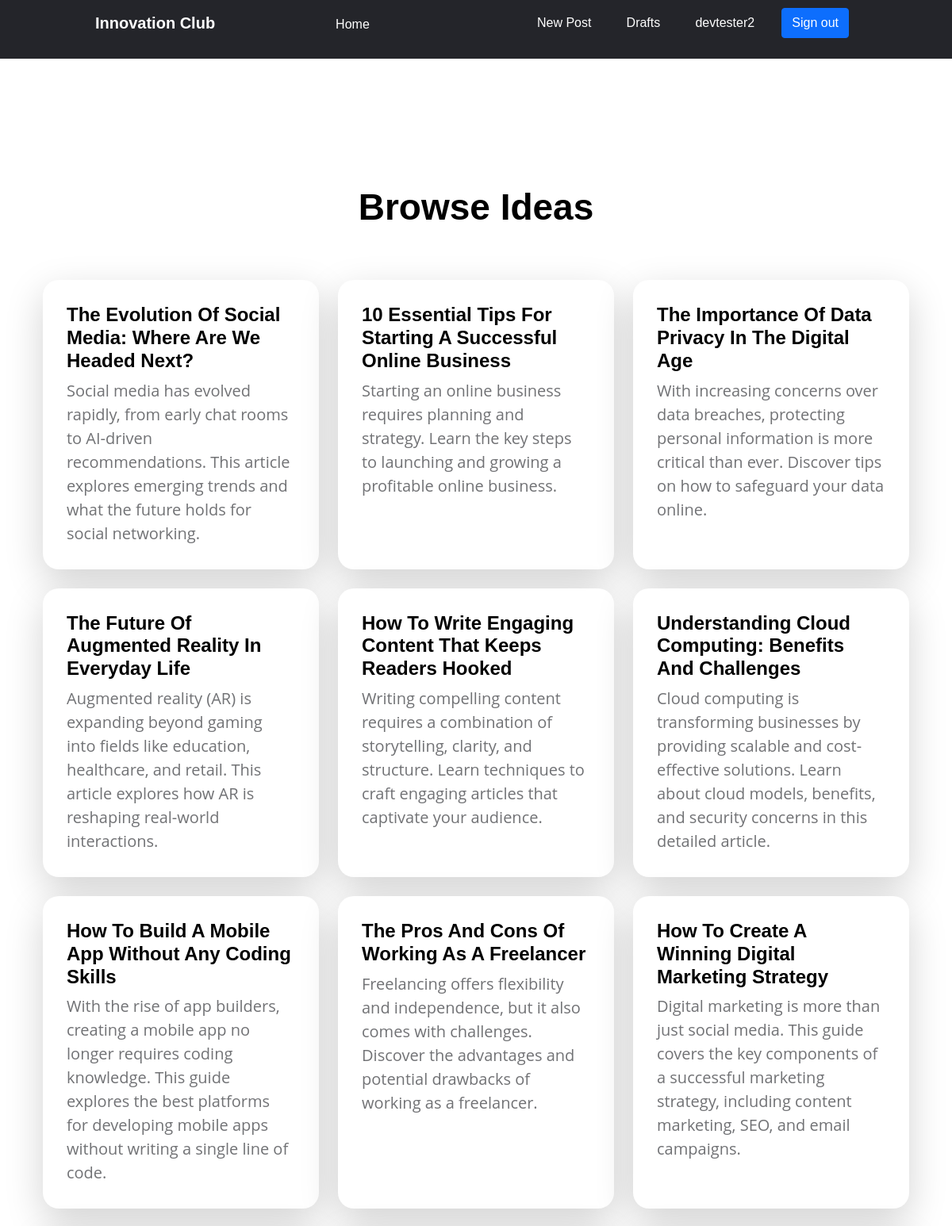
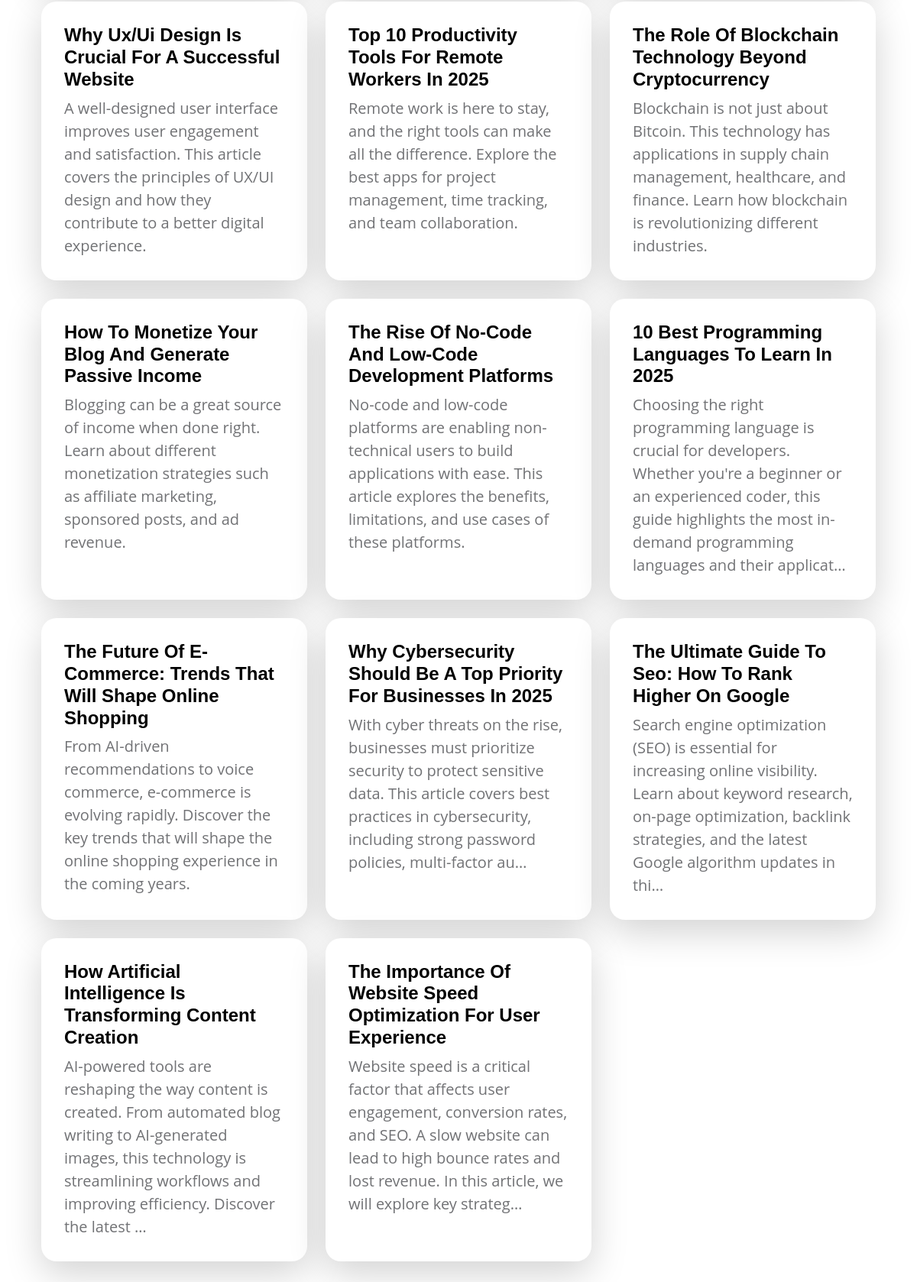
/ (signed in), run on the app's committed database (2 pictures, top to bottom).
### blog/models.py (models this page shows, shortened)
class Post(models.Model):
    author = models.ForeignKey(User,on_delete=models.CASCADE)
    title = models.TextField()
    category = models.CharField(max_length=120)
    image = models.ImageField(upload_to='posts',blank=True,null=True)
    content = models.TextField()
    created_date = models.DateTimeField(default=timezone.now)
    published_date = models.DateTimeField(blank=True,null=True)

### blog/views.py (the view)
# urls.py: url(r'^$',ListPosts.as_view(),name='posts'),
class ListPosts(ListView):
    model = Post
    context_object_name = 'posts'
    template_name = 'blog/list_posts.html'
    def get_queryset(self):
        return Post.objects.filter(published_date__lte=timezone.now()).order_by('-published_date')

### blog/templates/blog/list_posts.html (shortened to what this page needs)
{% extends 'blog/post_base.html' %}
{% block content %}
    <section class="explore-section section-padding">
        <div class="container">
            <div class="row">
                <div class="col-12 text-center">
                    <h2 class="mb-4">Browse Ideas</h2>
                </div>
            </div>
        </div>
        <div class="container">
            <div class="row">
                {% for post in posts %}
                    {% if forloop.counter0|divisibleby:3 %}
                        </div><div class="row">
                    {% endif %}
                    <div class="col-lg-4 col-md-6 col-12 mb-4">
                        <div class="custom-block bg-white shadow-lg">
                            <a href="{% url 'blog:detail' pk=post.pk %}">
                                <div class="d-flex">
                                    <div>
                                        <h5 class="mb-2">{{ post.title|title }}</h5>
                                        <p class="mb-0">{{ post.content|truncatechars:200 }}</p>
                                    </div>
                                </div>
                            </a>
                        </div>
                    </div>
                {% endfor %}
            </div>
        </div>
    </section>
{% endblock %}

### blog/templates/blog/post_base.html (shortened to what this page needs)
<!DOCTYPE html>
{% load static %}
<html lang="en">
<head>
    <link rel="stylesheet" href="{% static "css/style.css" %}">
    <link rel="stylesheet" href="{% static "css/login.css" %}">
    <link rel="stylesheet" href="{% static "css/signup.css" %}">
    <link rel="stylesheet" href="{% static "css/list.css" %}">
    <link rel="stylesheet" href="{% static "css/detail.css" %}">
    <link rel="stylesheet" href="{% static "css/comments.css" %}">
    <link rel="stylesheet" href="{% static "css/form.css" %}">
    <link rel="stylesheet" href="{% static "css/delete.css" %}">
    <link rel="stylesheet" href="{% static "css/bootstrap.css" %}">
    <link rel="stylesheet" href="{% static "css/topic_listing.css" %}">
</head>
<body>
    <header>
        <div class="nav-1">
            <p ><a style="color: white;" href="{% url 'posts' %}">Innovation Club</a></p>
            <nav>
                <ul>
                    <li><a href="{% url 'posts' %}">Home</a></li>
                </ul>
            </nav>
        </div>
        <div class="nav-2">
            <nav>
                <ul>
                    {% if user.is_authenticated %}
                        <li><a href="{% url 'blog:create' %}">New Post</a></li>
                        <li><a href="{% url 'blog:draft' %}">Drafts</a></li>
                        <li><a href="#">{{ user.username }}</a></li>
                        <li><a class='btn btn-primary' type = 'button' href="{% url 'log_out' %}">Sign out</a></li>
                    {% else %}
                        <li><a class='btn btn-secondary' type = 'button' href="{% url "sign_up" %}">Sign up</a></li>
                        <li><a class='btn btn-primary' type = 'button' href="{% url "log_in" %}">Sign in</a></li>
                    {% endif %}
                </ul>
            </nav>
        </div>
    </header>
    <div class="container">
        {% block content %}
        {% endblock %}
    </div>
</body>
</html>

### static/css/style.css (style rules this page uses)
* { box-sizing: border-box; padding: 0; margin: 0; }
body { font-family: 'Roboto', sans-serif; }
.container { padding: 10px; width: 500px; margin: 20px auto 0 auto; }
header { color: #ffffff; background: #24252A;; display: flex; justify-content: space-between; align-items: center; padding: 10px 10%; z-index: 1000; position: sticky; }
.nav-1 { display: flex; justify-content: space-between; align-items: center; }
header li a { font-family: 'Montserrat', sans-serif; font-weight: 500; font-size: 16px; text-decoration: none; color: #ffffff; cursor: pointer; }
.nav-1 p { font-family: 'Montserrat', sans-serif; font-weight: 800; font-size: 20px; text-decoration: none; cursor: pointer; }
header ul { list-style: none; }
.nav-1 nav { padding-left: 100px; }
header li { display: inline-block; padding: 0 10px; }
header li a { display: inline-block; padding: 0 10px; transition: all 0.3s ease 0s; }

### static/css/topic_listing.css (style rules this page uses)
:root { --white-color: #ffffff; --primary-color: #13547a; --secondary-color: #80d0c7; --section-bg-color: #f0f8ff; --custom-btn-bg-color: #80d0c7; --custom-btn-bg-hover-color: #13547a; --dark-color: #000000; --p-color: #717275; --border-color: #7fffd4; --link-hover-color: #13547a; --body-font-family: 'Open Sans', sans-serif; --title-font-family: 'Montserrat', sans-serif; --h1-font-size: 58px; --h2-font-size: 46px; --h3-font-size: 32px; --h4-font-size: 28px; --h5-font-size: 24px; --h6-font-size: 22px; --p-font-size: 20px; --menu-font-size: 14px; --btn-font-size: 18px; --copyright-font-size: 16px; --border-radius-large: 100px; --border-radius-medium: 20px; --border-radius-small: 10px; --font-weight-normal: 400; --font-weight-medium: 500; --font-weight-semibold: 600; --font-weight-bold: 700; }
body { background-color: var(--white-color); font-family: var(--body-font-family); }
h2, h3, h4, h5, h6 { color: var(--dark-color); }
h1, h2, h3, h4, h5, h6 { font-family: var(--title-font-family); font-weight: var(--font-weight-semibold); }
h2 { font-size: var(--h2-font-size); font-weight: var(--font-weight-bold); }
h5 { font-size: var(--h5-font-size); }
p { color: var(--p-color); font-size: var(--p-font-size); font-weight: var(--font-weight-normal); }
ul li { color: var(--p-color); font-size: var(--p-font-size); font-weight: var(--font-weight-normal); }
a, button { touch-action: manipulation; transition: all 0.3s; }
a { display: inline-block; color: var(--primary-color); text-decoration: none; }
.section-padding { padding-top: 100px; padding-bottom: 100px; }
.custom-block { border-radius: var(--border-radius-medium); position: relative; overflow: hidden; padding: 30px; transition: all 0.3s ease; height: 100%; }
.custom-block > a { width: 100%; }

### data on the page
Post: title "The Evolution Of Social Media: Where Are We Headed Next?", content "Social media has evolved rapidly, from early chat rooms to AI-driven recommendations. This article explores emerging trends and what the future holds for social networking."
Post: title "10 Essential Tips For Starting A Successful Online Business", content "Starting an online business requires planning and strategy. Learn the key steps to launching and growing a profitable online business."
Post: title "The Importance Of Data Privacy In The Digital Age", content "With increasing concerns over data breaches, protecting personal information is more critical than ever. Discover tips on how to safeguard your data online."
Post: title "The Future Of Augmented Reality In Everyday Life", content "Augmented reality (AR) is expanding beyond gaming into fields like education, healthcare, and retail. This article explores how AR is reshaping real-world interactions."
Post: title "How To Write Engaging Content That Keeps Readers Hooked", content "Writing compelling content requires a combination of storytelling, clarity, and structure. Learn techniques to craft engaging articles that captivate your audience."
Post: title "Understanding Cloud Computing: Benefits And Challenges", content "Cloud computing is transforming businesses by providing scalable and cost-effective solutions. Learn about cloud models, benefits, and security concerns in this detailed article."
Post: title "How To Build A Mobile App Without Any Coding Skills", content "With the rise of app builders, creating a mobile app no longer requires coding knowledge. This guide explores the best platforms for developing mobile apps without writing a single line of code."
Post: title "The Pros And Cons Of Working As A Freelancer", content "Freelancing offers flexibility and independence, but it also comes with challenges. Discover the advantages and potential drawbacks of working as a freelancer."
Post: title "How To Create A Winning Digital Marketing Strategy", content "Digital marketing is more than just social media. This guide covers the key components of a successful marketing strategy, including content marketing, SEO, and email campaigns."
Post: title "Why Ux/Ui Design Is Crucial For A Successful Website", content "A well-designed user interface improves user engagement and satisfaction. This article covers the principles of UX/UI design and how they contribute to a better digital experience."
Post: title "Top 10 Productivity Tools For Remote Workers In 2025", content "Remote work is here to stay, and the right tools can make all the difference. Explore the best apps for project management, time tracking, and team collaboration."
Post: title "The Role Of Blockchain Technology Beyond Cryptocurrency", content "Blockchain is not just about Bitcoin. This technology has applications in supply chain management, healthcare, and finance. Learn how blockchain is revolutionizing different industries."
Post: title "How To Monetize Your Blog And Generate Passive Income", content "Blogging can be a great source of income when done right. Learn about different monetization strategies such as affiliate marketing, sponsored posts, and ad revenue."
Post: title "The Rise Of No-Code And Low-Code Development Platforms", content "No-code and low-code platforms are enabling non-technical users to build applications with ease. This article explores the benefits, limitations, and use cases of these platforms."
Post: title "10 Best Programming Languages To Learn In 2025", content "Choosing the right programming language is crucial for developers. Whether you're a beginner or an experienced coder, this guide highlights the most in-demand programming languages and their applicat…"
Post: title "The Future Of E-Commerce: Trends That Will Shape Online Shopping", content "From AI-driven recommendations to voice commerce, e-commerce is evolving rapidly. Discover the key trends that will shape the online shopping experience in the coming years."
Post: title "Why Cybersecurity Should Be A Top Priority For Businesses In 2025", content "With cyber threats on the rise, businesses must prioritize security to protect sensitive data. This article covers best practices in cybersecurity, including strong password policies, multi-factor au…"
Post: title "The Ultimate Guide To Seo: How To Rank Higher On Google", content "Search engine optimization (SEO) is essential for increasing online visibility. Learn about keyword research, on-page optimization, backlink strategies, and the latest Google algorithm updates in thi…"
Post: title "How Artificial Intelligence Is Transforming Content Creation", content "AI-powered tools are reshaping the way content is created. From automated blog writing to AI-generated images, this technology is streamlining workflows and improving efficiency. Discover the latest …"
Post: title "The Importance Of Website Speed Optimization For User Experience", content "Website speed is a critical factor that affects user engagement, conversion rates, and SEO. A slow website can lead to high bounce rates and lost revenue. In this article, we will explore key strateg…"

### other printed values
{{ user.username }} "devtester2"
